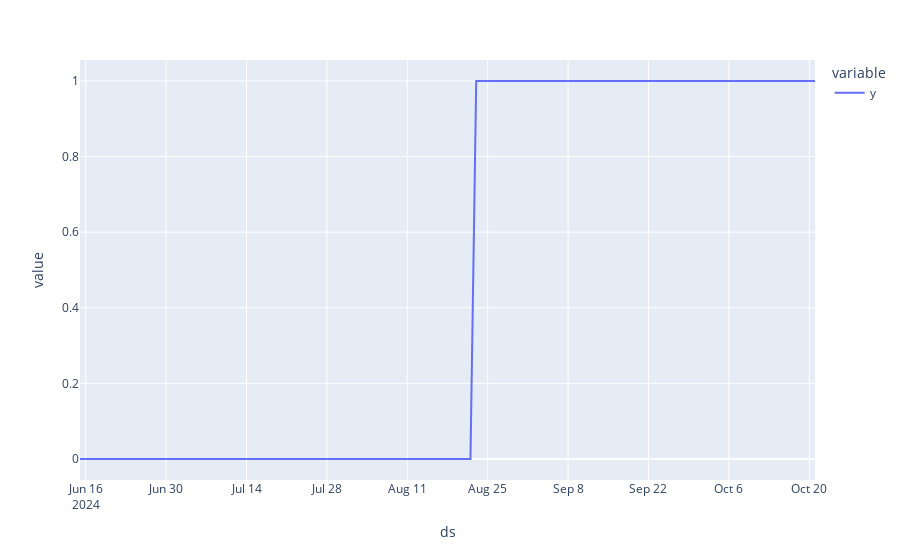

Here is the notebook cell this chart was saved with:
### Code cell
preds.groupby('ds')['y'].apply(lambda x: pd.isna(x).sum()).plot()

### Figure 1 — Plotly figure (JSON) as saved in the notebook; plotly's stock layout.template omitted (floating-point values rounded to 4 significant figures; data arrays with more than 128 entries replaced by an {"elided": "..."} marker saying what was removed)
{"data": [{"hovertemplate": "variable=y<br>ds=%{x}<br>value=%{y}<extra></extra>", "legendgroup": "y", "line": {"color": "#636efa", "dash": "solid"}, "marker": {"symbol": "circle"}, "mode": "lines", "name": "y", "orientation": "v", "showlegend": true, "type": "scatter", "x": {"elided": "129 str values"}, "xaxis": "x", "y": {"elided": "129 int values"}, "yaxis": "y"}], "layout": {"legend": {"title": {"text": "variable"}, "tracegroupgap": 0}, "margin": {"t": 60}, "xaxis": {"anchor": "y", "domain": [0, 1], "title": {"text": "ds"}}, "yaxis": {"anchor": "x", "domain": [0, 1], "title": {"text": "value"}}}}
